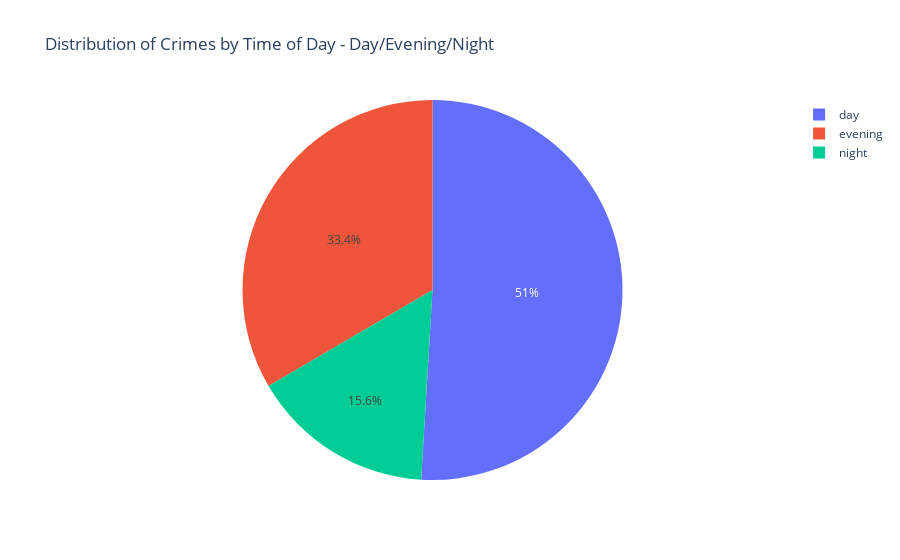

This figure's notebook cell:
### Code cell
import plotly.express as px

fig = px.pie(data_frame = time_of_day, values = 'Incident Count', names = 'Time of Day (ENG)', title = 'Distribution of Crimes by Time of Day - Day/Evening/Night')
fig.show()

### Figure 1 — Plotly figure (JSON) as saved in the notebook; plotly's stock layout.template omitted (floating-point values rounded to 4 significant figures)
{"data": [{"domain": {"x": [0, 1], "y": [0, 1]}, "hovertemplate": "Time of Day (ENG)=%{label}<br>Incident Count=%{value}<extra></extra>", "labels": ["day", "evening", "night"], "legendgroup": "", "name": "", "showlegend": true, "type": "pie", "values": [124382, 81612, 38123]}], "layout": {"autosize": true, "legend": {"tracegroupgap": 0}, "title": {"text": "Distribution of Crimes by Time of Day - Day/Evening/Night"}}}
